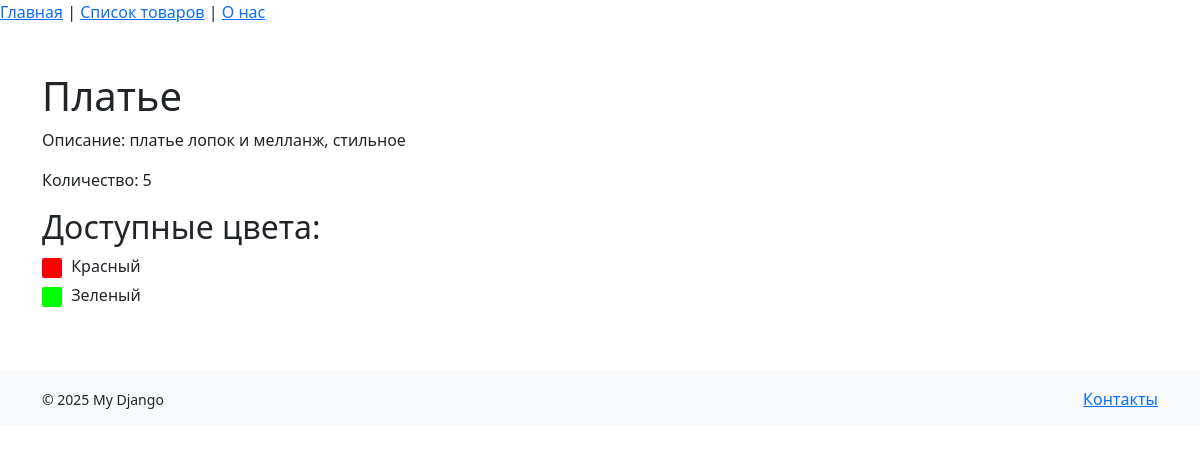
/item/2/, run on the app's committed database.
### MyApp/models.py (models this page shows, shortened)
class Item(models.Model):
   name  = models.CharField(max_length=100)
   brand = models.CharField(max_length=100)
   description = models.TextField(blank=True, null=True)
   count = models.PositiveIntegerField()
   colors = models.ManyToManyField(Color, related_name='items', blank=True)

class Color(models.Model):
    name = models.CharField(max_length=50)
    hex_code = models.CharField(max_length=7, default="#FFFFFF")

### MyApp/views.py (the view)
# urls.py: path('item/<int:item_id>/', views.show_item, name='show_item'),
def show_item(request, item_id):
    try:
        item = Item.objects.prefetch_related('colors').get(id=item_id)
        return render(request, 'item.html', {'item': item})
    except Item.DoesNotExist:
        return HttpResponse("Товар не найден.", status=404)

### templates/item.html (shortened to what this page needs)
<!DOCTYPE html>
<html lang="ru">
<head>
</head>
<body>
    {% extends 'base.html' %}
    {% load static %}
    {% block content %}
    <div class="container mt-5">
    <h1>{{ item.name }}</h1>
    <p>Описание: {{ item.description|default:"Описание товара отсутствует." }}</p>
    <p>Количество:
        {% if item.count > 0 %}
            {{ item.count }}
        {% else %}
            Товар отсутствует
        {% endif %}
    </p>
    <h2>Доступные цвета:</h2>
    <ul style="padding-left: 0; list-style-type: none;">
        {% for color in item.colors.all %}
            <li style="margin-bottom: 5px;">
                <span class="color-box" style="background-color:{{ color.hex_code }};"></span>
                {{ color.name }}
            </li>
        {% endfor %}
</div>
{% endblock %}

### MyApp/static/css/styles.css (style rules this page uses)
.color-box { background-color: inherit; width: 20px; height: 20px; display: inline-block; vertical-align: middle; border-radius: 2px; margin-right: 5px; }

### data on the page
Item: name "Платье", description "платье лопок и мелланж, стильное", count "5"
Color: name "Красный"
Color: name "Зеленый"
